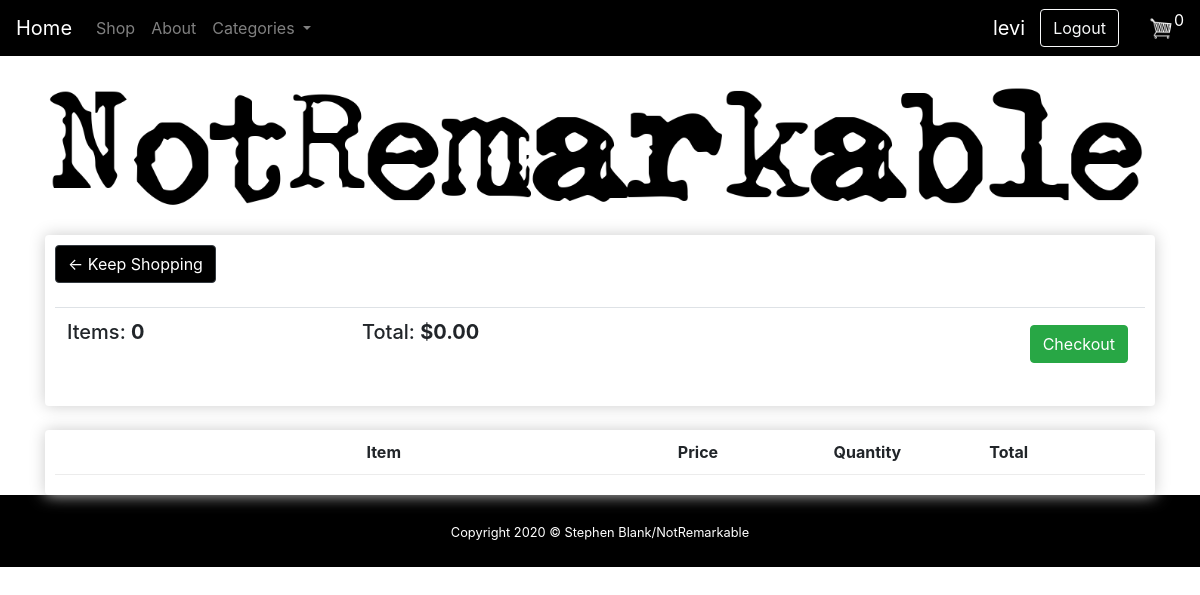
Page /shop/cart (signed in) on the earlier database version.
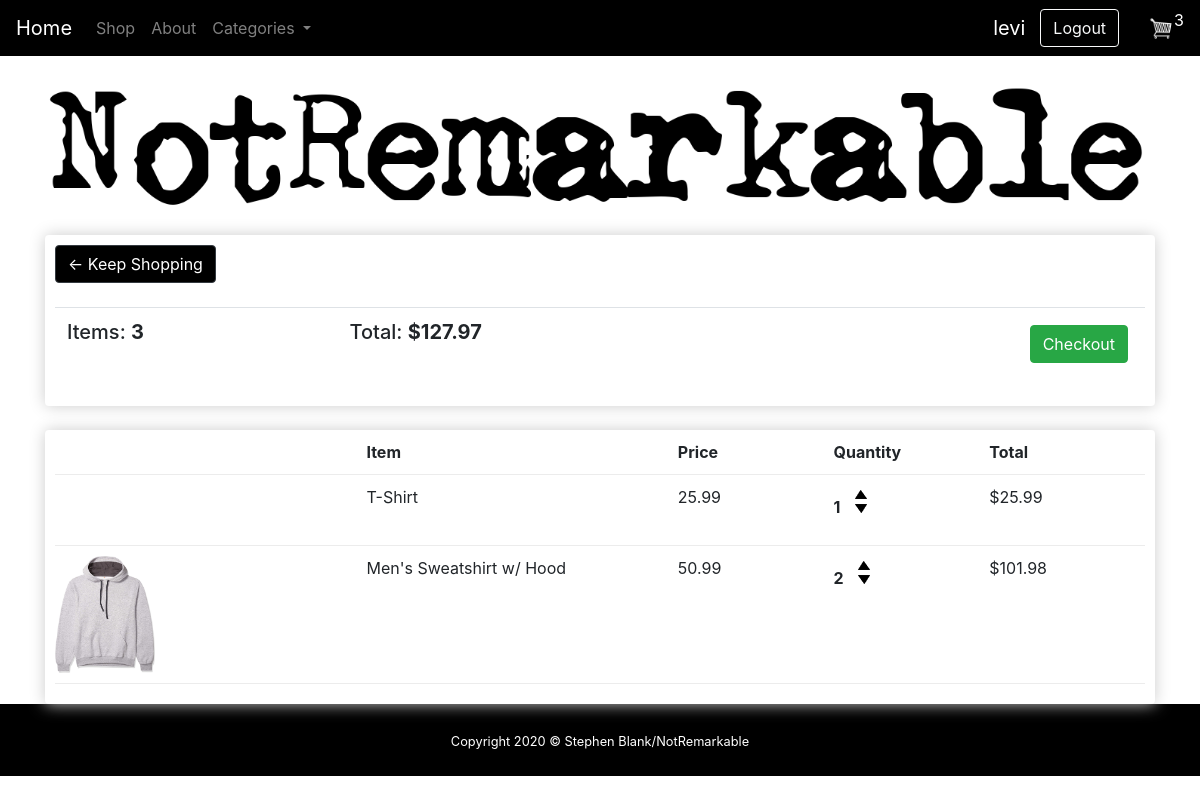
Same page on the later database version.
### Shop/models.py (models this page shows, shortened)
class Order(models.Model):
    customer = models.ForeignKey(Customer, on_delete=models.SET_NULL, null=True, blank=True)
    date_ordered = models.DateTimeField(auto_now_add=True)
    complete = models.BooleanField(default=False, null=True, blank=True)
    transaction_id = models.CharField(max_length=100, null=True)
    @property
    def get_cart_total(self):
        orderitems = self.orderitem_set.all()
        total = sum([item.get_total for item in orderitems])
        return total
    @property
    def get_cart_items(self):
        orderitems = self.orderitem_set.all()
        total = sum([item.quantity for item in orderitems])
        return total

class OrderItem(models.Model):
    product = models.ForeignKey(Product, on_delete=models.SET_NULL, null=True)
    order = models.ForeignKey(Order, on_delete=models.SET_NULL, null=True)
    quantity = models.IntegerField(default=0, null=True, blank=True)
    size = models.CharField(max_length=25)
    date_added = models.DateTimeField(auto_now_add=True)
    @property
    def get_total(self):
        total = self.product.price * self.quantity
        return total

class Product(models.Model):
    category = models.ForeignKey(Category, on_delete=models.CASCADE, null=True, blank=True)
    name = models.CharField(max_length=200)
    details = models.TextField()
    price = models.DecimalField(max_digits=9, decimal_places=2)
    digital = models.BooleanField(default=False, null=True, blank=True)
    image = models.ImageField(null=True)
    @property
    def imageURL(self):
        try:
            url = self.image.url
        except:
            url = ''
        return url

### Shop/views.py (the view)
# urls.py: path('cart', views.cart_page, name="cart"),
def cart_page(request):
    data = cartData(request)
    cartItems = data['cartItems']
    items = data['items']
    order = data['order']
    context = {
        'items': items,
        'order': order,
        'cartItems': cartItems,
    }
    return render(request, "Shop/cart.html", context)

### Shop/utils.py (called while the page is built)
def cartData(request):
    if request.user.is_authenticated:
        customer = request.user.customer
        order, created = Order.objects.get_or_create(customer=customer, complete=False)
        items = order.orderitem_set.all()
        cartItems = order.get_cart_items
    else:
        cookieData = cookieCart(request)
        items = cookieData['items']
        order = cookieData['order']
        cartItems = cookieData['cartItems']
    return {
        'cartItems': cartItems, 'order': order, 'items': items
    }

### Shop/templates/Shop/cart.html
{% extends 'Shop/base.html' %} {% block content %} {% load static %}
<img
  class="img-fluid"
  src="{% static 'img/NotRemarkable.png' %}"
  alt="NotRemarkable Logo"
  style="margin-top: 25px; margin-bottom: 25px;"
/>
<div class="row">
  <div class="col-lg-12">
    <div class="box-element">
      <a class="btn btn-dark" href="{% url 'shop' %}">&#x2190 Keep Shopping</a>
      <br>
      <br>
      <table class="table">
          <tr>
              <th><h5>Items: <strong>{{ order.get_cart_items }}</strong></h5></th>
              <th><h5>Total: <strong>${{ order.get_cart_total|floatformat:2 }}</strong></h5></th>
              <th>
                  <a style="float: right; margin: 5px;" class="btn btn-success" href="{% url 'checkout' %}">Checkout</a>
              </th>
          </tr>
      </table>
    </div>
    <br />
    <div class="box-element">
        <div class="cart-row">
            <div style="flex: 2;"></div>
            <div style="flex: 2;"><strong>Item</strong></div>
            <div style="flex: 1;"><strong>Price</strong></div>
            <div style="flex: 1;"><strong>Quantity</strong></div>
            <div style="flex: 1;"><strong>Total</strong></div>
        </div>
        {% for item in items %}
        <div class="cart-row">
            <div style="flex: 2;"><img class="row-image" src="{{ item.product.imageURL }}" alt=""></div>
            <div style="flex: 2;">{{ item.product.name }}</div>
            <div style="flex: 1;">{{ item.product.price|floatformat:2 }}</div>
            <div style="flex: 1;">
                <p class="quantity">{{ item.quantity }}</p>
                <div class="quantity">
                    <img
                      data-product="{{ item.product.id }}"
                      data-action="add"
                      src="{% static 'img/arrow-up.png' %}"
                      alt="up arrow"
                      class="chg-quantity update-cart">
                    <img
                      data-product="{{ item.product.id }}"
                      data-action="remove"
                      src="{% static 'img/arrow-down.png' %}"
                      alt="down arrow"
                      class="chg-quantity update-cart">
                </div>
            </div>
            <div style="flex: 1;">${{ item.get_total }}</div>
        </div>
        {% endfor %}
    </div>
  </div>
</div>
{% endblock %}

### Shop/templates/Shop/base.html (shortened to what this page needs)
<!DOCTYPE html>
{% load static %}
<html lang="en">
  <head>
    <link
      rel="stylesheet"
      href="https://maxcdn.bootstrapcdn.com/bootstrap/4.0.0/css/bootstrap.min.css"
    />
    <link
      rel="stylesheet"
      type="text/css"
      href="{% static 'css/style.css' %}"
    />
  </head>
  <body>
    <nav class="navbar navbar-expand-lg navbar-dark bg-dark">
      <a class="navbar-brand" href="/">Home</a>
      <div class="collapse navbar-collapse" id="navbarNav">
        <ul class="navbar-nav">
          <li class="nav-item">
            <a class="nav-link" href="/shop">Shop</a>
          </li>
          <li class="nav-item">
            <a class="nav-link" href="/about">About</a>
          </li>
          <li class="nav-item dropdown">
            <a class="nav-link dropdown-toggle" href="#" id="navbarDropdownMenuLink" data-toggle="dropdown" aria-haspopup="true" aria-expanded="false">
              Categories
            </a>
          </li>
        </ul>
      </div>
      {% if user.is_authenticated %}
        <span class="navbar-brand mx-auto">{{ user.username }}</span>
      {% endif %}
      {% if user.is_authenticated %}
        <a style="margin-left: 15px; margin-right: 15px;" href="{% url 'logout' %}" class="btn btn-outline-light" role="button">Logout</a>
      {% else %}
        <a style="margin-left: 15px; margin-right: 15px;" href="{% url 'login' %}" class="btn btn-outline-light" role="button">Login</a>
        <a style="margin-right: 15px;" href="{% url 'register' %}" class="btn btn-outline-light" role="button">Register</a>
      {% endif %}
      <div class="form-inline my-2 my-lg-0">
        <a href="{% url 'cart' %}">
            <img style="width: 25px; display: inline-block; margin-left: 15px;" id="cart-icon" src="{% static 'img/cart.png' %}">
        </a>
        <p style="color: white;" id="cart-total">{{ cartItems }}</p>
      </div>
    </nav>
    <div class="container">
      {% block content %} {% endblock %}
    </div>
    <footer id="sticky-footer" class="py-4 bg-dark text-white-50">
      <div class="container text-center">
        <small style="color: white;">Copyright 2020 &copy; Stephen Blank/NotRemarkable</small>
      </div>
    </footer>
  </body>
</html>

Differences in the rows shown:
computed for Order: get_cart_items "0" → "3"; get_cart_total "0.00" → "127.97"
added OrderItem: product.name "T-Shirt", product.price "25.99", quantity "1", get_total "25.99"
added OrderItem: product.imageURL (picture), product.name "Men's Sweatshirt w/ Hood", product.price "50.99", quantity "2", get_total "101.98"
Other differences:
{{ cartItems }}: "0" → "3"
